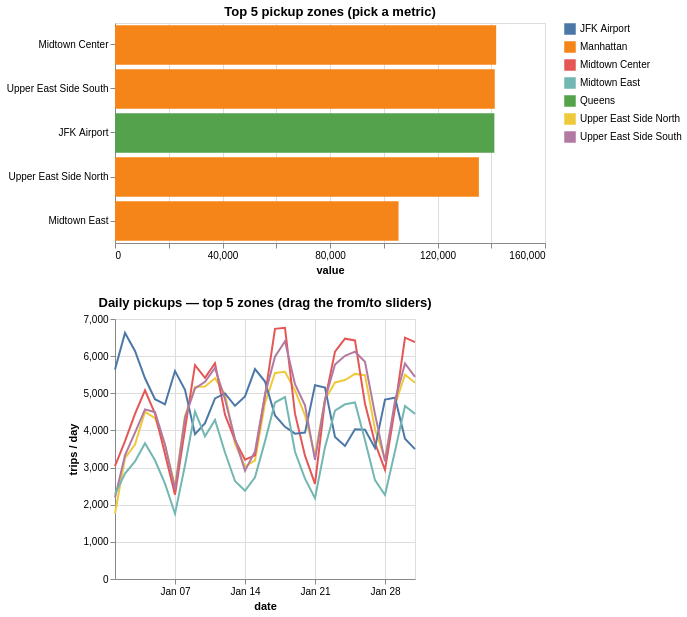

This figure's notebook cell:
### Markdown cell above
## 3. Top pickup zones — switch the metric, window the dates

The **dropdown** re-ranks the zones by trips, average fare, or average speed (each pre-aggregated in SQL, switched instantly in the browser). Below it, the daily-lines chart of those top-5 zones has **from/to day sliders** to window the range and **hover** for values (Manhattan zones swing on the weekday cycle; JFK is the steadiest at ~±17% daily CV vs ~±29% for Midtown Center).

### Code cell
# Precompute the top-5 zones for every metric into one tidy "long" frame; a
# bound dropdown filters to the chosen metric entirely in the browser (no re-query).
AGG = {
    "trips":           "count(*) AS v",
    "avg fare ($)":    "round(avg(total_amount),2) AS v",
    "avg speed (mph)": "round(avg(trip_distance*3600.0/nullif(date_diff('second', tpep_pickup_datetime, tpep_dropoff_datetime),0)),1) AS v",
}
zlong = pd.concat([
    q(f"""SELECT z.Borough, z.Zone, {a}
          FROM trips t JOIN zones z ON z.LocationID=t.PULocationID
          WHERE {JAN} AND total_amount>0 GROUP BY 1,2 ORDER BY v DESC LIMIT 5""").assign(metric=m)[["Borough","Zone","v","metric"]]
    for m, a in AGG.items()
], ignore_index=True)

met_p = alt.param(name="met_p", bind=alt.binding_select(options=list(AGG)), value="trips")
rank = (alt.Chart(zlong).add_params(met_p).transform_filter(alt.datum.metric == met_p)
        .mark_bar()
        .encode(x=alt.X("v:Q", title="value"),
                y=alt.Y("Zone:N", sort="-x", title=None),
                color=alt.Color("Borough:N", legend={"title": None}),
                tooltip=["Borough:N", "Zone:N", "metric:N", alt.Tooltip("v:Q")])
        .properties(width=430, height=220, title="Top 5 pickup zones (pick a metric)"))

# Daily volume of the top-5 zones (by trips). Two bound date sliders window it.
zone_daily = q(f"""
    WITH top5 AS (SELECT PULocationID lid FROM trips WHERE {JAN} GROUP BY 1 ORDER BY count(*) DESC LIMIT 5)
    SELECT date_trunc('day', t.tpep_pickup_datetime)::DATE AS day,
           dayofmonth(t.tpep_pickup_datetime) AS di, z.Zone, count(*) AS n
    FROM trips t JOIN zones z ON z.LocationID=t.PULocationID
    WHERE {JAN} AND t.PULocationID IN (SELECT lid FROM top5) GROUP BY 1, 2, 3
""")
from_p = alt.param(name="from_p", bind=alt.binding_range(min=1, max=31, step=1, name="from day"), value=1)
to_p   = alt.param(name="to_p",   bind=alt.binding_range(min=1, max=31, step=1, name="to day"),   value=31)
trend = (alt.Chart(zone_daily).add_params(from_p, to_p)
         .transform_filter((alt.datum.di >= from_p) & (alt.datum.di <= to_p)).mark_line()
         .encode(x=alt.X("day:T", title="date"), y=alt.Y("n:Q", title="trips / day"),
                 color=alt.Color("Zone:N", legend={"title": None}),
                 tooltip=["day:T", "Zone:N", alt.Tooltip("n:Q", format=",")])
         .properties(height=260, title="Daily pickups — top 5 zones (drag the from/to sliders)"))
rank & trend

### Figure 1 — Vega-Lite specification as saved in the notebook (floating-point values rounded to 4 significant figures; data arrays with more than 128 entries replaced by an {"elided": "..."} marker saying what was removed)
{"$schema": "https://vega.github.io/schema/vega-lite/v5.20.1.json", "axis": {"grid": true, "gridColor": "#eeeeee"}, "datasets": {"data-52443ccbe6fe93f7900ad3a84b6b9116": [{"Borough": "Manhattan", "Zone": "Midtown Center", "metric": "trips", "v": 141824}, {"Borough": "Manhattan", "Zone": "Upper East Side South", "metric": "trips", "v": 141304}, {"Borough": "Queens", "Zone": "JFK Airport", "metric": "trips", "v": 141161}, {"Borough": "Manhattan", "Zone": "Upper East Side North", "metric": "trips", "v": 135395}, {"Borough": "Manhattan", "Zone": "Midtown East", "metric": "trips", "v": 105499}, {"Borough": "Staten Island", "Zone": "Charleston/Tottenville", "metric": "avg fare ($)", "v": 354.2}, {"Borough": "Staten Island", "Zone": "Port Richmond", "metric": "avg fare ($)", "v": 121.5}, {"Borough": "EWR", "Zone": "Newark Airport", "metric": "avg fare ($)", "v": 111.5}, {"Borough": "Staten Island", "Zone": "Great Kills", "metric": "avg fare ($)", "v": 111.5}, {"Borough": "Staten Island", "Zone": "Heartland Village/Todt Hill", "metric": "avg fare ($)", "v": 105.8}, {"Borough": "Brooklyn", "Zone": "Green-Wood Cemetery", "metric": "avg speed (mph)", "v": 829.6}, {"Borough": "Brooklyn", "Zone": "Carroll Gardens", "metric": "avg speed (mph)", "v": 570.5}, {"Borough": "Brooklyn", "Zone": "DUMBO/Vinegar Hill", "metric": "avg speed (mph)", "v": 235.6}, {"Borough": "Staten Island", "Zone": "Heartland Village/Todt Hill", "metric": "avg speed (mph)", "v": 203.6}, {"Borough": "Queens", "Zone": "Breezy Point/Fort Tilden/Riis Beach", "metric": "avg speed (mph)", "v": 105.2}], "data-8de44638cf2e207ef18b6ef1e2e0c65e": {"elided": "155 records"}}, "params": [{"bind": {"input": "select", "options": ["trips", "avg fare ($)", "avg speed (mph)"]}, "name": "met_p", "value": "trips"}, {"bind": {"input": "range", "max": 31, "min": 1, "name": "from day", "step": 1}, "name": "from_p", "value": 1}, {"bind": {"input": "range", "max": 31, "min": 1, "name": "to day", "step": 1}, "name": "to_p", "value": 31}], "range": {"category": ["#1f77b4", "#ff7f0e", "#2ca02c", "#d62728", "#9467bd", "#8c564b"]}, "vconcat": [{"data": {"name": "data-52443ccbe6fe93f7900ad3a84b6b9116"}, "encoding": {"color": {"field": "Borough", "legend": {"title": null}, "type": "nominal"}, "tooltip": [{"field": "Borough", "type": "nominal"}, {"field": "Zone", "type": "nominal"}, {"field": "metric", "type": "nominal"}, {"field": "v", "type": "quantitative"}], "x": {"field": "v", "title": "value", "type": "quantitative"}, "y": {"field": "Zone", "sort": "-x", "title": null, "type": "nominal"}}, "height": 220, "mark": {"type": "bar"}, "title": "Top 5 pickup zones (pick a metric)", "transform": [{"filter": "(datum.metric === met_p)"}], "width": 430}, {"data": {"name": "data-8de44638cf2e207ef18b6ef1e2e0c65e"}, "encoding": {"color": {"field": "Zone", "legend": {"title": null}, "type": "nominal"}, "tooltip": [{"field": "day", "type": "temporal"}, {"field": "Zone", "type": "nominal"}, {"field": "n", "format": ",", "type": "quantitative"}], "x": {"field": "day", "title": "date", "type": "temporal"}, "y": {"field": "n", "title": "trips / day", "type": "quantitative"}}, "height": 260, "mark": {"type": "line"}, "title": "Daily pickups — top 5 zones (drag the from/to sliders)", "transform": [{"filter": "((datum.di >= from_p) && (datum.di <= to_p))"}]}], "view": {"continuousWidth": 450, "stroke": null}}
